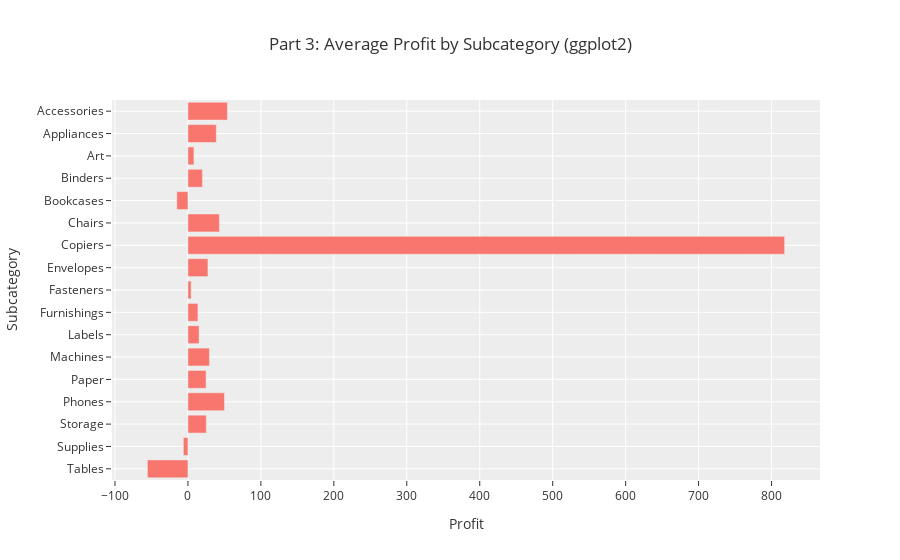

The notebook cell this image was saved under:
### Markdown cell above
# Part 3

### Code cell
#print title
print('Part 3: Average Profit by Subcategory')

#importing the libraries
import pandas as pd 
import plotly.express as px

#reading the data
df_p3 = pd.read_excel('Sample - Superstore.xlsx')

#clean the data to just have prfit and subcategory
df_p3 = df_p3[['Subcategory', 'Profit']]

#grouping the data by region
ser_p3 = df_p3.groupby('Subcategory', as_index=True)[['Profit']].mean()

#checking if the data is a series or a dataframe
if (isinstance(ser_p3,pd.Series)): 
    df_grouped_p3 = ser_p3.to_frame()
else:
    df_grouped_p3 = ser_p3
print(df_grouped_p3.shape)
df_grouped_p3.head()

#sorting the data
df_grouped_p3 = df_grouped_p3.sort_values(by='Subcategory', ascending=False)

#create the vertical bar plot with white background and title in the middle
fig = px.bar(df_grouped_p3, x='Profit', y=df_grouped_p3.index, title='Part 3: Average Profit by Subcategory (ggplot2)', template='ggplot2', orientation='h')
fig.update_layout(title_x=0.5)
fig.show()

### Figure 1 — Plotly figure (JSON) as saved in the notebook; plotly's stock layout.template omitted (floating-point values rounded to 4 significant figures)
{"data": [{"hovertemplate": "Profit=%{x}<br>Subcategory=%{y}<extra></extra>", "legendgroup": "", "marker": {"color": "#F8766D", "pattern": {"shape": ""}}, "name": "", "orientation": "h", "showlegend": false, "textposition": "auto", "type": "bar", "x": [-55.57, -6.258, 25.15, 50.07, 24.86, 29.43, 15.24, 13.65, 4.376, 27.42, 817.9, 43.1, -15.23, 19.84, 8.201, 38.92, 54.11], "xaxis": "x", "y": ["Tables", "Supplies", "Storage", "Phones", "Paper", "Machines", "Labels", "Furnishings", "Fasteners", "Envelopes", "Copiers", "Chairs", "Bookcases", "Binders", "Art", "Appliances", "Accessories"], "yaxis": "y"}], "layout": {"barmode": "relative", "legend": {"tracegroupgap": 0}, "title": {"text": "Part 3: Average Profit by Subcategory (ggplot2)", "x": 0.5}, "xaxis": {"anchor": "y", "domain": [0, 1], "title": {"text": "Profit"}}, "yaxis": {"anchor": "x", "domain": [0, 1], "title": {"text": "Subcategory"}}}}
